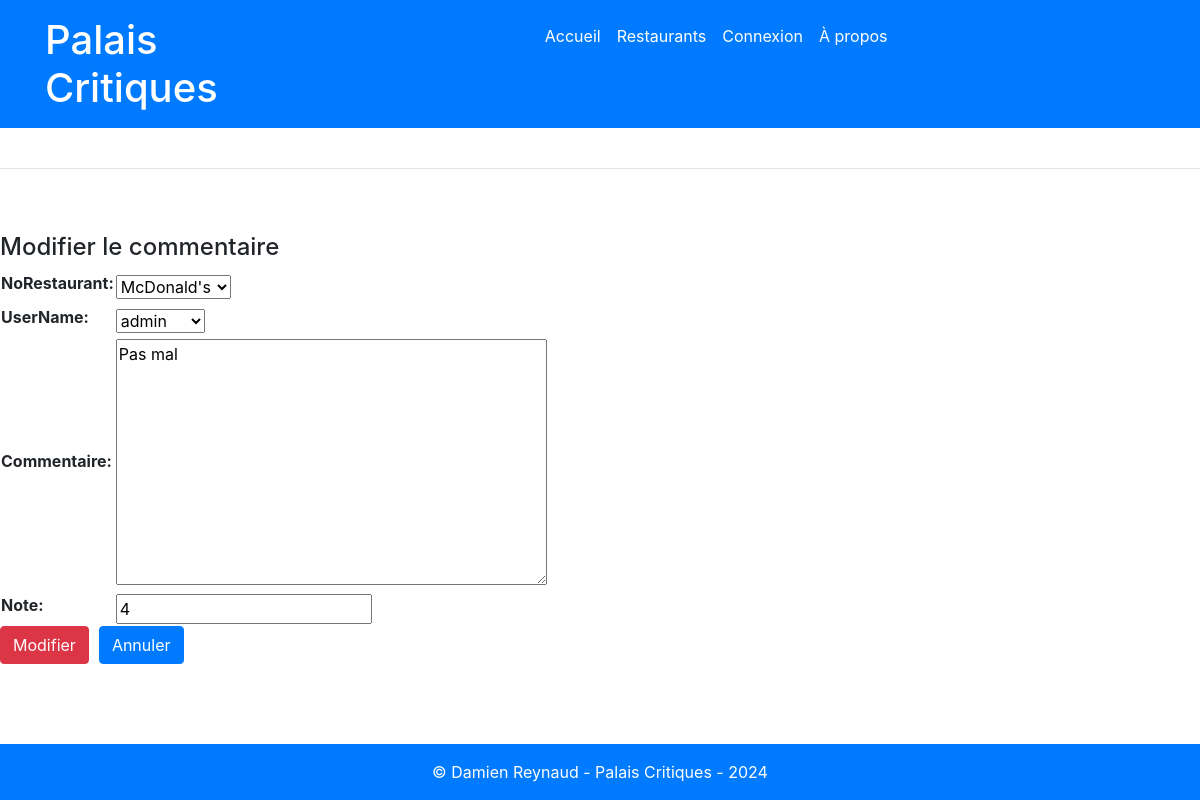
Page /commentaires/modif/1/ on the committed database.
### gestion/models.py (models this page shows, shortened)
class Restaurants(models.Model):
    noRestaurant        = models.AutoField(primary_key=True)
    nomRestaurant       = models.CharField(max_length=25)
    villeRestaurant     = models.CharField(max_length=25)
    typeRestaurant      = models.ForeignKey(TypeResto,on_delete=models.DO_NOTHING)
    def __str__(self):
        return self.nomRestaurant

class Commentaires(models.Model):
    noCommentaire       = models.AutoField(primary_key=True)
    noRestaurant        = models.ForeignKey(Restaurants,on_delete=models.DO_NOTHING)
    userName            = models.ForeignKey(User,on_delete=models.DO_NOTHING)
    commentaire         = models.TextField()
    note                = models.IntegerField(default=0, validators=[MaxValueValidator(5), MinValueValidator(0)])
    dateCommentaire     = models.DateField(auto_now_add=True)

### PIW_EXS/views.py (the view)
# urls.py: path('commentaires/modif/<int:pk>/', modifierCommentaire, name='modifierCommentaire'),
def modifierCommentaire(request, pk):
    commentaire = Commentaires.objects.get(noCommentaire=pk)
    if request.method=="POST":
        form = modifierCommentaireForm(request.POST, instance=commentaire)
        if form.is_valid():
            form.save()
            return redirect('detailRestaurant', commentaire.noRestaurant_id)
    else:
        form = modifierCommentaireForm(instance=commentaire)
    return render(request,'modifierCommentaire.html', {'form':form, 'Commentaires':commentaires})

### gestion/forms.py
class modifierCommentaireForm(forms.ModelForm):
    class Meta:
        model = Commentaires
        fields = '__all__'

### gestion/templates/modifierCommentaire.html (shortened to what this page needs)
{% extends 'master.html' %}
{% block contenu %}
    <h4>Modifier le commentaire</h4>
    <form method="post" >
        <table>
            {{ form.as_table }}
        </table>
        <button class="btn btn-danger" style="margin-right: 10px;" type="submit">Modifier</button><button class="btn btn-primary" type="button" onclick="location.href='{% url 'restaurants' %}'">Annuler</button>
    </form>
{% endblock %}

### rows in the picture
Restaurants: noRestaurant "McDonald's"
Commentaires: userName "admin", commentaire "Pas mal", note "4"
